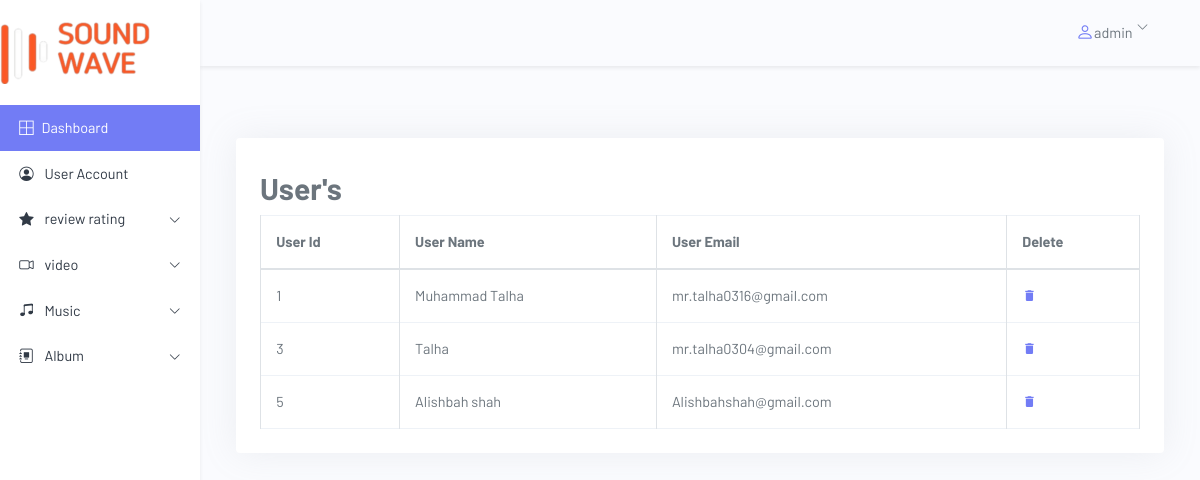
Screenshot of /admin/User_Account.php (signed in) with the database file from the repository.
### tables this page shows
CREATE TABLE `user` (
  `user_id` int(11) NOT NULL AUTO_INCREMENT,
  `name` varchar(255) DEFAULT NULL,
  `email` varchar(255) DEFAULT NULL,
  `password` varchar(255) DEFAULT NULL,
  PRIMARY KEY (`user_id`)
);

### admin/User_Account.php (the view, shortened to what this page needs)
<!DOCTYPE html>
<html lang="en">
<head>
    <link rel="stylesheet" href="https://cdn.jsdelivr.net/npm/bootstrap@4.6.0/dist/css/bootstrap.min.css">
    <link rel="stylesheet" href="https://cdn.jsdelivr.net/npm/bootstrap-icons@1.4.1/font/bootstrap-icons.css">
    <link href="assets/css/icons.min.css" rel="stylesheet" type="text/css" />
    <link href="assets/css/app.min.css" rel="stylesheet" type="text/css" id="app-style" />
</head>
<body>
    <div class="col-md-3 col-lg-2 px-0 position-fixed h-100 bg-white shadow-sm sidebar" id="sidebar">
  <br>
  <img src="../frontend/dummy/nav_logo.png" alt="" >
  <br><br>
  <div class="list-group rounded-0">
    <a href="index.php" class="list-group-item list-group-item-action active border-0 d-flex align-items-center">
      <span class="bi bi-border-all"></span>
      <span class="ml-2">Dashboard</span>
    </a>
    <a href="User_Account.php" class="list-group-item list-group-item-action border-0 align-items-center">
      <span class="bi bi-person-circle"></span>
      <span class="ml-2">User Account</span>
    </a>
    <button class="list-group-item list-group-item-action border-0 d-flex justify-content-between align-items-center" data-toggle="collapse" data-target="#sale-collapse">
      <div>
        <span class="bi bi-star-fill"></span>
        <span class="ml-2">review rating</span>
      </div>
      <span class="bi bi-chevron-down small"></span>
    </button>
    <button class="list-group-item list-group-item-action border-0 d-flex justify-content-between align-items-center" data-toggle="collapse" data-target="#sale-collap">
      <div>
        <span class="bi bi-camera-video"></span>
        <span class="ml-2">video</span>
      </div>
      <span class="bi bi-chevron-down small"></span>
    </button>
    <button class="list-group-item list-group-item-action border-0 d-flex justify-content-between align-items-center" data-toggle="collapse" data-target="#purchase-collapse">
      <div>
        <span class="bi bi-music-note-beamed"></span>
        <span class="ml-2">Music</span>
      </div>
      <span class="bi bi-chevron-down small"></span>
    </button>
    <button class="list-group-item list-group-item-action border-0 d-flex justify-content-between align-items-center" data-toggle="collapse" data-target="#purchase-collapses">
      <div>
        <span class="bi bi-journal-album"></span>
        <span class="ml-2">Album</span>
      </div>
      <span class="bi bi-chevron-down small"></span>
    </button>
  </div>
</div>
    <div class="col-md-9 col-lg-10 ml-md-auto px-0 ms-md-auto">
        <nav class="w-100 d-flex px-4 py-2 mb-4 shadow-sm">
            <div class="dropdown ml-auto">
                <button class="btn py-0 d-flex align-items-center" id="logout-dropdown" data-toggle="dropdown" aria-expanded="false">
                    <span class="bi bi-person text-primary h4"></span>
                    <span>admin</span>
                    <span class="bi bi-chevron-down ml-1 mb-2 small"></span>
                </button>
            </div>
        </nav>
        <main class="p-4 min-vh-100">
            <?php
            include('include/config.php');
            ?>
            <div class="row">
                <div class="col-lg-12">
                    <div class="card">
                        <div class="card-body">
                            <h2>User's</h2>
                            <?php
                            $sql = "SELECT * FROM talha_database.user";
                            $result = mysqli_query($db, $sql) or die("Query Failed");
                            if (mysqli_num_rows($result) > 0) {
                            ?>
                                <table class="table table-bordered table-centered mb-0">
                                    <thead>
                                        <tr>
                                            <th>User Id</th>
                                            <th>User Name</th>
                                            <th>User Email</th>
                                            <th>Delete</th>
                                        </tr>
                                    </thead>
                                    <tbody>
                                        <?php while ($row = mysqli_fetch_assoc($result)) {   ?>
                                            <tr>
                                                <td class='id'><?php echo $row['user_id']; ?> </td>
                                                <td><?php echo $row['name']; ?> </td>
                                                <td><?php echo $row['email']; ?> </td>
                                                <td class='delete'><a href='Delete_user.php?id=<?php echo $row['user_id']; ?>'><i class='mdi mdi-delete'></i></a></td>
                                            </tr>
                                        <?php  } ?>
                                    </tbody>
                                </table>
                            <?php  } ?>
                        </div>
                    </div>
                </div>
            </div>
    </div>
</body>
</html>

### admin/User_Account.php (style rules this page uses)
body { font-family: 'Barlow', sans-serif; }
.sidebar { top: 0; left: 0; z-index: 100; overflow-y: auto; }

### rows the page displays
user: user_id "1", name "Muhammad Talha", email "mr.talha0316@gmail.com"
user: user_id "3", name "Talha", email "mr.talha0304@gmail.com"
user: user_id "5", name "Alishbah shah", email "Alishbahshah@gmail.com"
